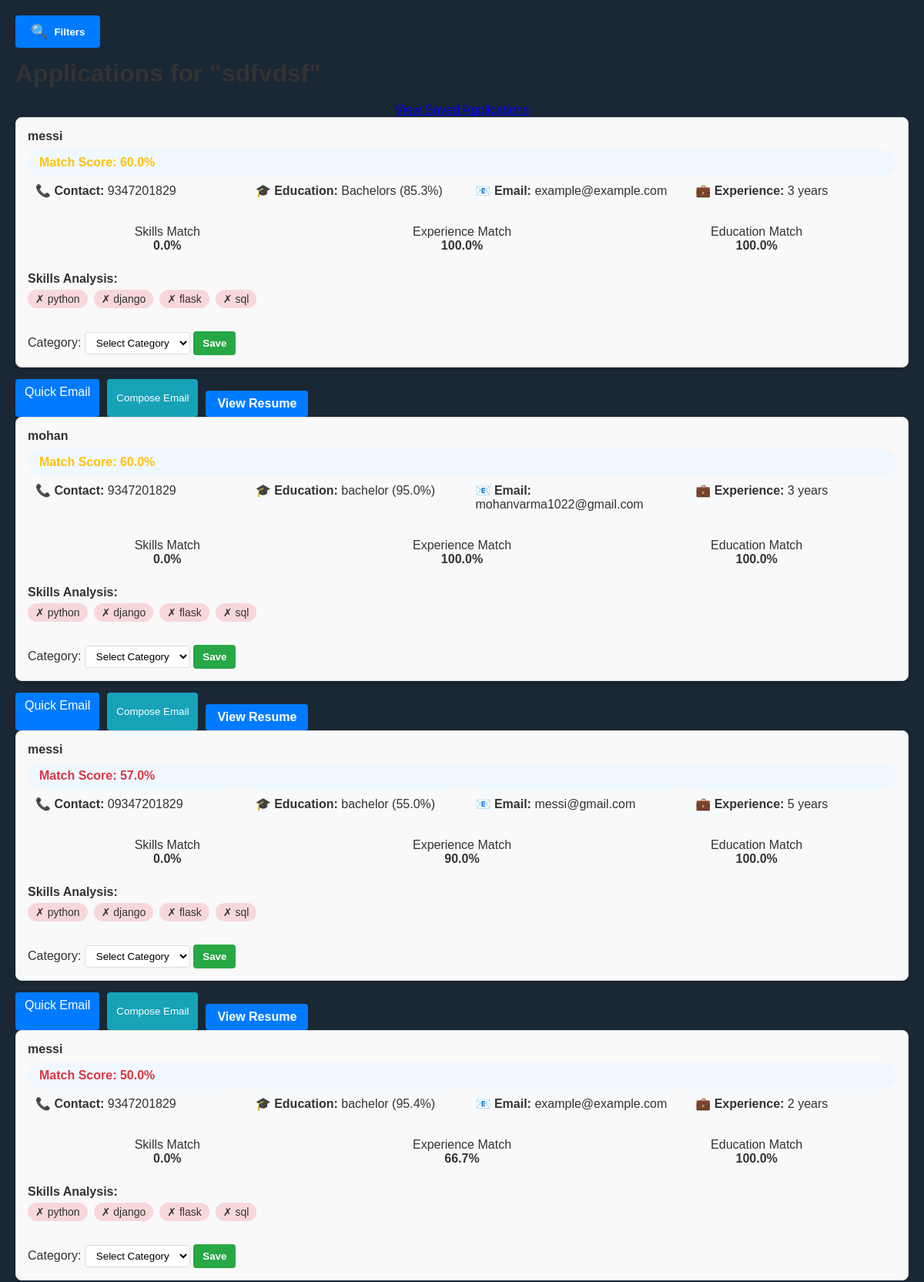
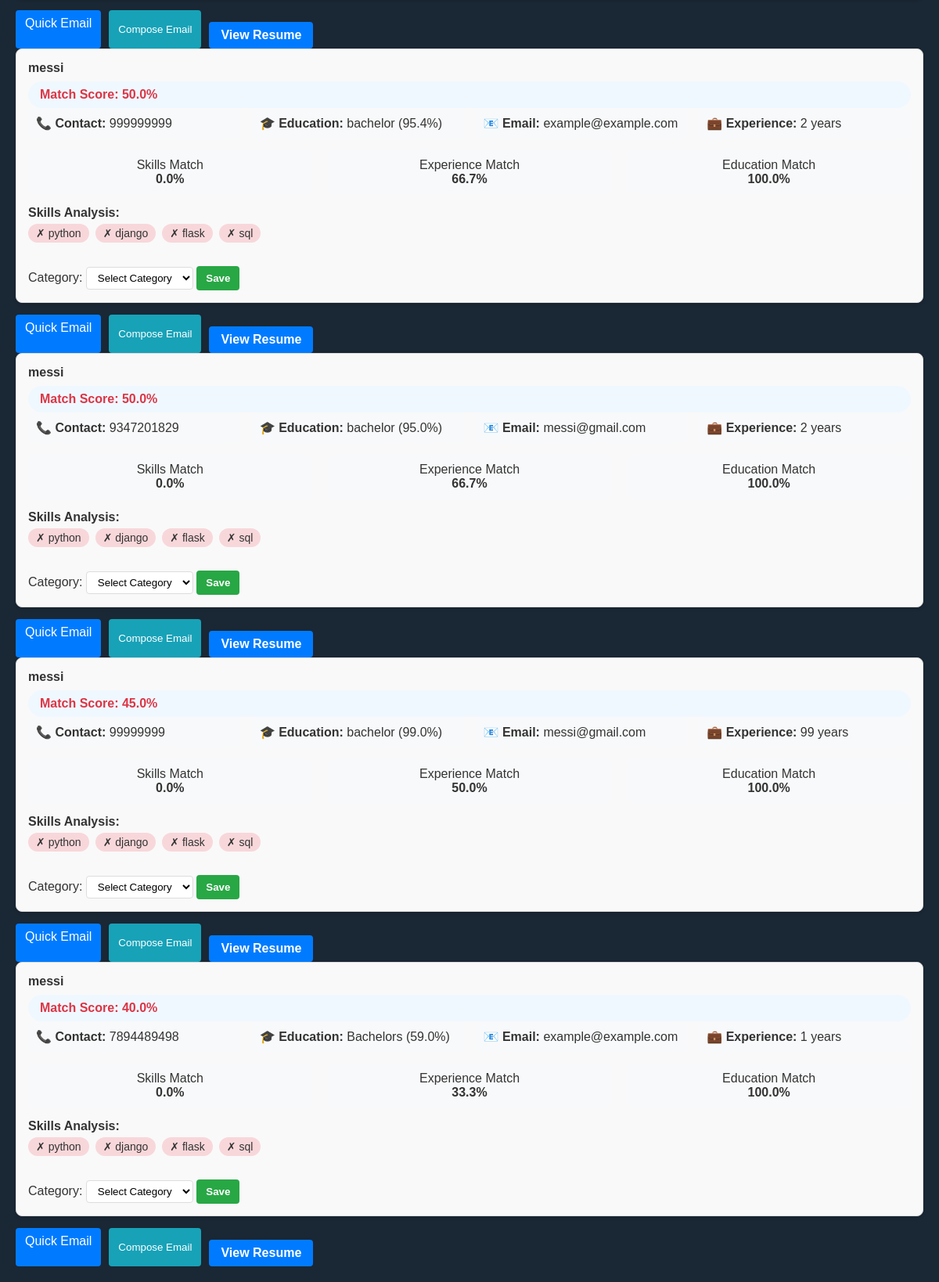
/company/dashboard/myportfolio/all_jobs/view_applications/11/ (signed in), run on the app's committed database (2 pictures, top to bottom).
### users/models.py (models this page shows, shortened)
class JobApplication(models.Model):
    user = models.ForeignKey(settings.AUTH_USER_MODEL, on_delete=models.CASCADE)
    job = models.ForeignKey('Job', on_delete=models.CASCADE)
    name = models.CharField(max_length=255, default='Unknown')
    email = models.EmailField(max_length=254, default='example@example.com')
    phone_number = models.CharField(max_length=15)
    degree = models.CharField(max_length=50)
    percentage = models.FloatField()
    work_experience = models.PositiveIntegerField()
    resume = models.FileField(upload_to='resumes/')
    applied_at = models.DateTimeField(auto_now_add=True)
    skills = models.TextField(default='', help_text="Enter your skills separated by commas")

### users/views.py (the view, shortened to what this page needs)
# urls.py: path('company/dashboard/myportfolio/all_jobs/view_applications/<int:job_id>/',views.view_applications,name='view_applications'),
@login_required
def view_applications(request, job_id):
    job = get_object_or_404(Job, id=job_id, company_user=request.user)
    applications = JobApplication.objects.filter(job=job)
    application_filter = JobApplicationFilter(request.GET, queryset=applications)
    filtered_applications = application_filter.qs
    matcher = JobMatcher()
    applications_with_scores = []
    for application in filtered_applications:
        match_results = matcher.calculate_match(application, job)
        applications_with_scores.append({
            'application': application,
            'match_score': match_results['overall_score'],
            'detailed_scores': match_results['detailed_scores'],
            'matching_skills': match_results['matching_skills'],
            'missing_skills': match_results['missing_skills']
        })
    applications_with_scores.sort(key=lambda x: x['match_score'], reverse=True)
    sort_by = request.GET.get('sort_by')
    context = {
        'job': job,
        'applications': applications_with_scores,
        'filter': application_filter,
        'sort_by': sort_by,
        'total_applications': applications.count(),
        'filtered_count': len(applications_with_scores)
    }
    return render(request, 'view_applications.html', context)

### users/models.py (called while the page is built)
    def _calculate_skills_score(self, applicant_skills, job_skills):
        if not job_skills:
            return 0
        applicant_skills = set(s.strip().lower() for s in applicant_skills.split(','))
        job_skills = set(s.strip().lower() for s in job_skills.split(','))
        if not job_skills:
            return 0
        matches = sum(
            max(fuzz.ratio(j_skill, a_skill) for a_skill in applicant_skills) > 80
            for j_skill in job_skills
        )
        return (matches / len(job_skills)) * 100

    def _calculate_experience_score(self, applicant_exp, required_exp):
        if not required_exp:
            return 100  # No required experience, perfect match
        if applicant_exp >= required_exp * 1.5:
            return max(50, 100 * (required_exp * 1.5) / applicant_exp)  # Set a minimum threshold of 50%
        if applicant_exp >= required_exp:
            return 100
        return (applicant_exp / required_exp) * 100

    def _calculate_education_score(self, applicant_edu, required_edu):
        education_levels = {
            'high school': 1,
            'diploma': 2,
            'bachelors': 3,
            'bachelor': 3,
            'masters': 4,
            'master': 4,
            'phd': 5,
            'doctorate': 5
        }
        applicant_level = education_levels.get(applicant_edu.lower(), 0)
        required_level = education_levels.get(required_edu.lower(), 0)
        if applicant_level >= required_level:
            return 100
        return (applicant_level / required_level) * 100 if required_level else 0

    def _get_matching_skills(self, applicant_skills, job_skills):
        if not applicant_skills or not job_skills:
            return []
        applicant_skills = [s.strip().lower() for s in applicant_skills.split(',')]
        job_skills = [s.strip().lower() for s in job_skills.split(',')]
        matching = []
        for job_skill in job_skills:
            if any(fuzz.ratio(job_skill, app_skill) > 80 for app_skill in applicant_skills):
                matching.append(job_skill)
        return matching

### users/templates/view_applications.html (shortened to what this page needs)
{% load static %}
<!DOCTYPE html>
<html lang="en">
<head>
    <link rel="stylesheet" href="{% static 'css/common.css' %}">
</head>
<body>
    <div class="applications-container">
        <button class="filter-button" onclick="toggleFilters()">
            <span class="filter-icon">🔍</span>
            Filters
        </button>
        <h1>Applications for "{{ job.title }}"</h1>
        <div style="text-align: center; margin-top: 20px;">
            <a href="{% url 'saved_applications' %}" class="btn btn-primary">
            </a>
        </div>
        {% if applications %}
            <div class="applications-list">
                {% for app in applications %}
                    <div class="application-card" data-id="{{ app.application.id }}">
                        <div class="application-header">
                            <div class="applicant-name">{{ app.application.name }}</div>
                            <div class="match-score {% if app.match_score >= 80 %}score-high{% elif app.match_score >= 60 %}score-medium{% else %}score-low{% endif %}">
                                Match Score: {{ app.match_score }}%
                            </div>
                        </div>
                        <div class="details-grid">
                            <div class="detail-item">
                                <strong>📞 Contact:</strong> {{ app.application.phone_number }}
                            </div>
                            <div class="detail-item">
                                <strong>🎓 Education:</strong> {{ app.application.degree }} ({{ app.application.percentage }}%)
                            </div>
                            <div class="detail-item">
                                <strong>📧 Email:</strong> {{ app.application.email }}
                            </div>
                            <div class="detail-item">
                                <strong>💼 Experience:</strong> {{ app.application.work_experience }} years
                            </div>
                        </div>
                        <div class="score-details">
                            <div class="score-item">
                                <div>Skills Match</div>
                                <strong>{{ app.detailed_scores.skills_match|floatformat:1 }}%</strong>
                            </div>
                            <div class="score-item">
                                <div>Experience Match</div>
                                <strong>{{ app.detailed_scores.experience_match|floatformat:1 }}%</strong>
                            </div>
                            <div class="score-item">
                                <div>Education Match</div>
                                <strong>{{ app.detailed_scores.education_match|floatformat:1 }}%</strong>
                            </div>
                        </div>
                        <div class="skills-section">
                            <div><strong>Skills Analysis:</strong></div>
                            <div class="skills-list">
                                {% for skill in app.missing_skills %}
                                    <span class="skill-tag skill-missing">✗ {{ skill }}</span>
                                {% endfor %}
                            </div>
                        </div>
                        <div class="category-dropdown">
                            <label for="categories-{{ app.application.id }}">Category:</label>
                            <select id="categories-{{ app.application.id }}">
                                <option value="">Select Category</option>
                            </select>
                            <button class="save-btn" onclick="saveApplication('{{ app.application.id }}')">Save</button>
                        </div>
                    </div>
                    <div class="email-buttons">
                        <a href="mailto:{{ app.application.email }}?subject=Regarding your application for {{ job.title }}&body=Dear {{ app.application.name }}, %0D%0A%0D%0AThank you for applying for the {{ job.title }} position.%0D%0A%0D%0ABest regards,"
                           class="quick-email-btn">
                            Quick Email
                        </a>
                        <button class="compose-email-btn"
                                onclick="openEmailModal('{{ app.application.email }}', '{{ app.application.name }}', '{{ job.title }}')">
                            Compose Email
                        </button>
                        <a href="{{ app.application.resume.url }}" target="_blank" class="resume-link">
                            View Resume
                        </a>
                    </div>
                {% endfor %}
            </div>
        {% else %}
            <p>No applications found for this job.</p>
        {% endif %}
    </div>
</body>
</html>

### static/css/common.css (style rules this page uses)
* { margin: 0; padding: 0; box-sizing: border-box; font-family: Arial, sans-serif; }
body { background-color: #1a2734; color: #333; font-family: Arial, sans-serif; min-height: 100vh; display: flex; flex-direction: column; margin: 0; }

### users/templates/view_applications.html (style rules this page uses)
.applications-container { padding: 20px; }
.application-card { background: #f9f9f9; border: 1px solid #ddd; border-radius: 8px; padding: 15px; margin-bottom: 15px; box-shadow: 0 2px 4px rgba(0, 0, 0, 0.1); }
.applicant-name { font-size: 16px; font-weight: bold; margin-bottom: 8px; }
.match-score { background: #f0f8ff; padding: 8px 15px; border-radius: 20px; font-weight: bold; }
.score-medium { color: #ffc107; }
.score-low { color: #dc3545; }
.resume-link { color: #007bff; text-decoration: none; font-weight: bold; cursor: pointer; }
.details-grid { display: grid; grid-template-columns: repeat(auto-fit, minmax(250px, 1fr)); gap: 15px; margin-bottom: 15px; }
.detail-item { background: #f8f9fa; padding: 10px; border-radius: 4px; }
.skills-section { margin-top: 15px; }
.skills-list { display: flex; flex-wrap: wrap; gap: 8px; margin-top: 5px; }
.skill-tag { background: #e9ecef; padding: 4px 10px; border-radius: 15px; font-size: 14px; }
.skill-missing { background: #f8d7da; }
.score-details { display: flex; gap: 20px; margin-top: 10px; }
.score-item { flex: 1; padding: 10px; background: #f8f9fa; border-radius: 4px; text-align: center; }
.resume-link { display: inline-block; margin-top: 15px; padding: 8px 15px; background: #007bff; color: white; text-decoration: none; border-radius: 4px; transition: background 0.3s; }
.category-dropdown { margin-top: 15px; }
select { padding: 5px 10px; border: 1px solid #ddd; border-radius: 4px; background: white; cursor: pointer; }
.save-btn { background: #28a745; color: white; border: none; padding: 8px 12px; border-radius: 4px; cursor: pointer; font-weight: bold; margin-top: 15px; }
.email-buttons { display: flex; gap: 10px; margin-top: 15px; }
.quick-email-btn { background: #007bff; color: white; border: none; padding: 8px 12px; border-radius: 4px; cursor: pointer; text-decoration: none; }
.compose-email-btn { background: #17a2b8; color: white; border: none; padding: 8px 12px; border-radius: 4px; cursor: pointer; }
.applications-container { flex: 1; }
.filter-button { background: #007bff; color: white; border: none; padding: 10px 20px; border-radius: 4px; cursor: pointer; font-weight: bold; margin-bottom: 15px; display: flex; align-items: center; gap: 8px; }
.filter-icon { font-size: 18px; }

### data on the page
JobApplication: application.name "messi", match_score "60.0", application.phone_number "9347201829", application.degree "Bachelors", application.percentage "85.3", application.email "example@example.com", application.work_experience "3", detailed_scores.skills_match "0.0", detailed_scores.experience_match "100.0", detailed_scores.education_match "100.0", missing_skills "python" "django" "flask" "sql"
JobApplication: application.name "mohan", match_score "60.0", application.phone_number "9347201829", application.degree "bachelor", application.percentage "95.0", application.email "mohanvarma1022@gmail.com", application.work_experience "3", detailed_scores.skills_match "0.0", detailed_scores.experience_match "100.0", detailed_scores.education_match "100.0", missing_skills "python" "django" "flask" "sql"
JobApplication: application.name "messi", match_score "57.0", application.phone_number "09347201829", application.degree "bachelor", application.percentage "55.0", application.email "messi@gmail.com", application.work_experience "5", detailed_scores.skills_match "0.0", detailed_scores.experience_match "90.0", detailed_scores.education_match "100.0", missing_skills "python" "django" "flask" "sql"
JobApplication: application.name "messi", match_score "50.0", application.phone_number "9347201829", application.degree "bachelor", application.percentage "95.4", application.email "example@example.com", application.work_experience "2", detailed_scores.skills_match "0.0", detailed_scores.experience_match "66.7", detailed_scores.education_match "100.0", missing_skills "python" "django" "flask" "sql"
JobApplication: application.name "messi", match_score "50.0", application.phone_number "999999999", application.degree "bachelor", application.percentage "95.4", application.email "example@example.com", application.work_experience "2", detailed_scores.skills_match "0.0", detailed_scores.experience_match "66.7", detailed_scores.education_match "100.0", missing_skills "python" "django" "flask" "sql"
JobApplication: application.name "messi", match_score "50.0", application.phone_number "9347201829", application.degree "bachelor", application.percentage "95.0", application.email "messi@gmail.com", application.work_experience "2", detailed_scores.skills_match "0.0", detailed_scores.experience_match "66.7", detailed_scores.education_match "100.0", missing_skills "python" "django" "flask" "sql"
JobApplication: application.name "messi", match_score "45.0", application.phone_number "99999999", application.degree "bachelor", application.percentage "99.0", application.email "messi@gmail.com", application.work_experience "99", detailed_scores.skills_match "0.0", detailed_scores.experience_match "50.0", detailed_scores.education_match "100.0", missing_skills "python" "django" "flask" "sql"
JobApplication: application.name "messi", match_score "40.0", application.phone_number "7894489498", application.degree "Bachelors", application.percentage "59.0", application.email "example@example.com", application.work_experience "1", detailed_scores.skills_match "0.0", detailed_scores.experience_match "33.3", detailed_scores.education_match "100.0", missing_skills "python" "django" "flask" "sql"
